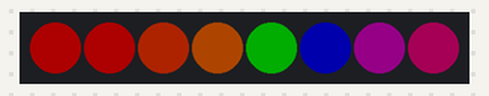
Simulated run of this program. Board: Raspberry Pi Pico running MicroPython. Shown: 8 RGB LEDs in strip order, left to right. Dim RGB values are drawn brighter than linear; library files of the repository ran but are not shown: neopixel.py.

Above: at 0.22 s.
At 0.68 s:
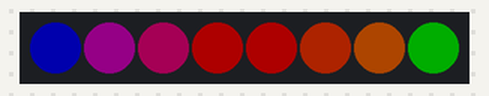
At 1.28 s:
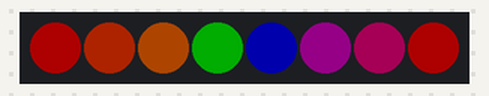
Timing chart, 0 to 40.0 s (numbered marks = the images above):
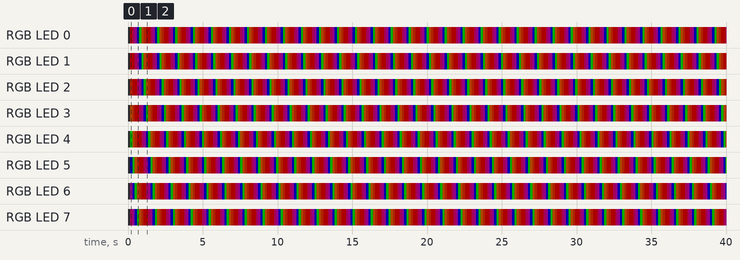

Measured:
- by itself, RGB LED 2: repeats every 1.2 s: RGB(50, 0, 0) 0.30 s, RGB(39, 0, 20) 0.15 s, RGB(20, 0, 18) 0.15 s, RGB(0, 0, 50) 0.15 s, RGB(0, 50, 0) 0.15 s, RGB(50, 20, 0) 0.15 s, RGB(50, 10, 0) 0.15 s
- by itself, RGB LED 3: repeats every 1.2 s: RGB(50, 10, 0) 0.15 s, RGB(50, 0, 0) 0.30 s, RGB(39, 0, 20) 0.15 s, RGB(20, 0, 18) 0.15 s, RGB(0, 0, 50) 0.15 s, RGB(0, 50, 0) 0.15 s, RGB(50, 20, 0) 0.15 s
- by itself, everything shown: repeats every 1.2 s, in 8 steps

The program:

main.py
```python
# Example showing how functions, that accept tuples of rgb values,
# simplify working with gradients

import time
from neopixel import Neopixel

numpix = 8
strip = Neopixel(numpix, 0, 28, "GRB")
# strip = Neopixel(numpsix, 0, 0, "GRBW")

red = (255, 0, 0)
orange = (255, 50, 0)
yellow = (255, 100, 0)
green = (0, 255, 0)
blue = (0, 0, 255)
indigo = (100, 0, 90)
violet = (200, 0, 100)
colors_rgb = [red, orange, yellow, green, blue, indigo, violet]

# same colors as normaln rgb, just 0 added at the end
colors_rgbw = [color+tuple([0]) for color in colors_rgb]
colors_rgbw.append((0, 0, 0, 255))

# uncomment colors_rgbw if you have RGBW strip
colors = colors_rgb
# colors = colors_rgbw


step = round(numpix / len(colors))
current_pixel = 0
strip.brightness(50)

for color1, color2 in zip(colors, colors[1:]):
    strip.set_pixel_line_gradient(current_pixel, current_pixel + step, color1, color2)
    current_pixel += step

strip.set_pixel_line_gradient(current_pixel, numpix - 1, violet, red)

while True:
    strip.rotate_right(1)
    time.sleep(0.15)
    strip.show()
```
